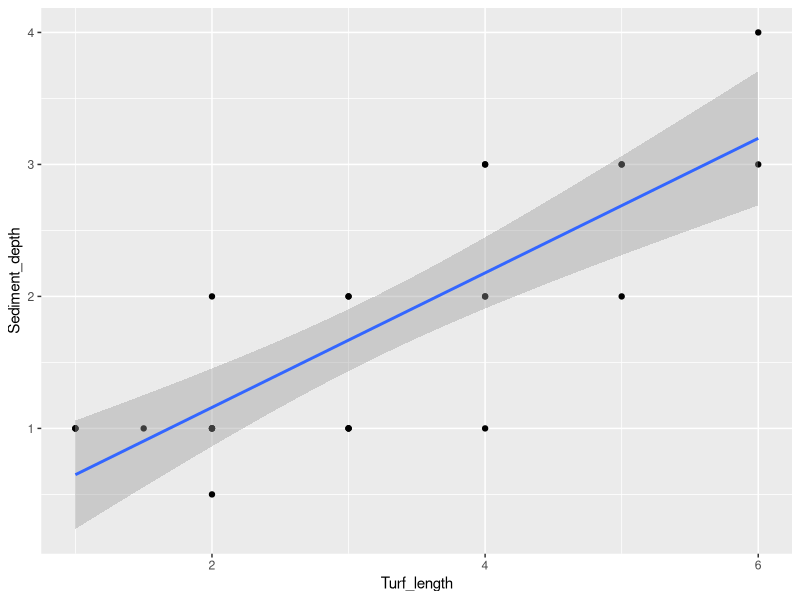
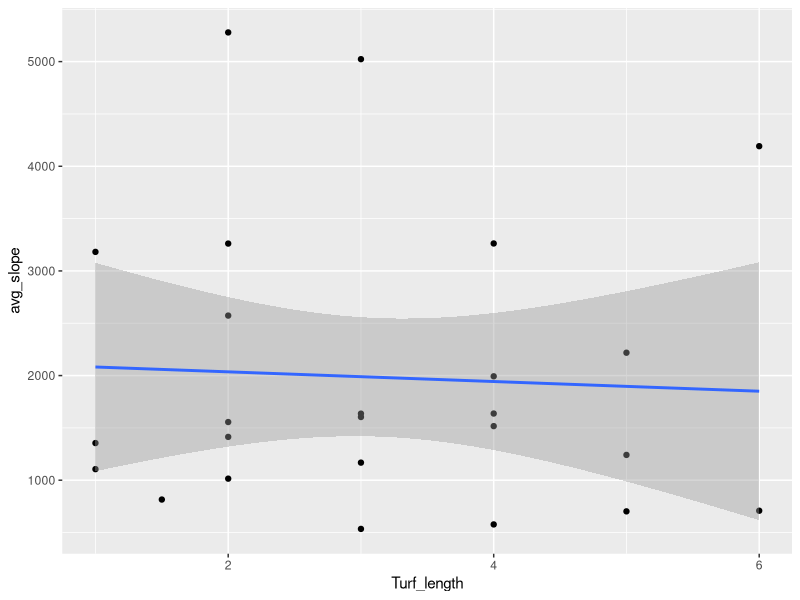
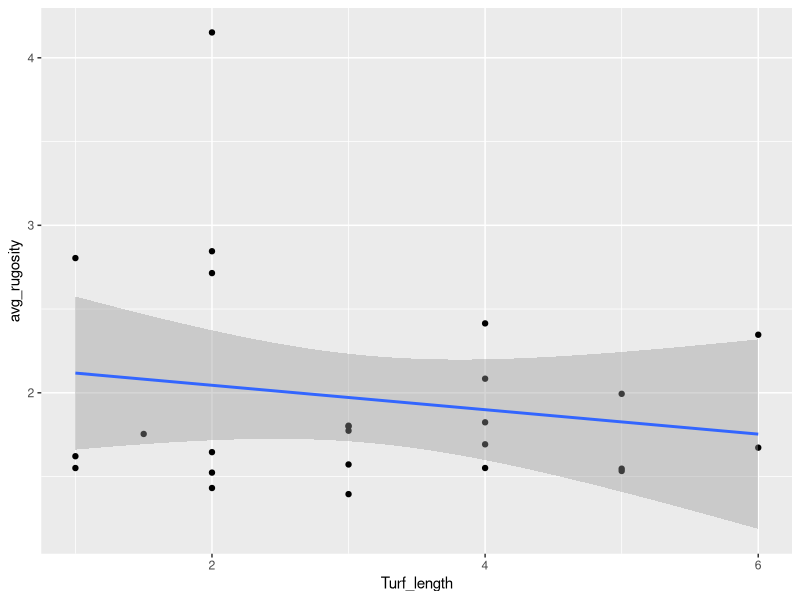
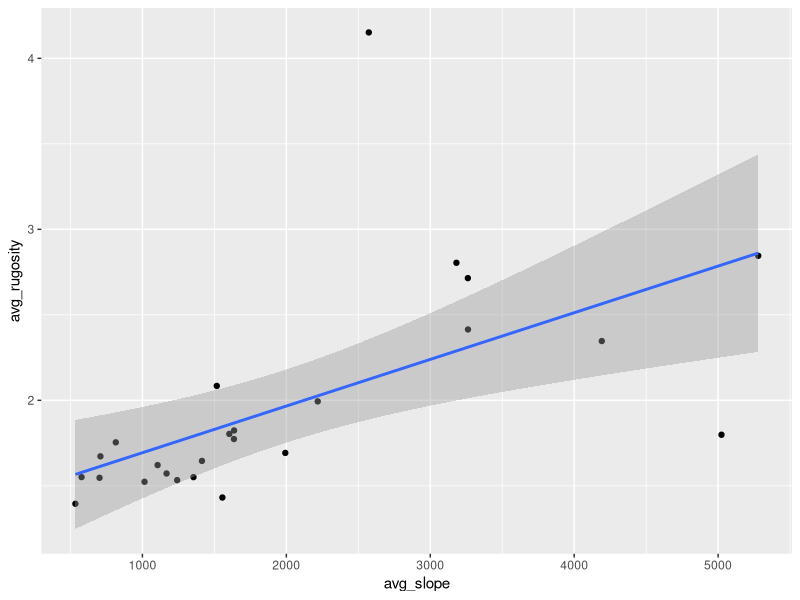
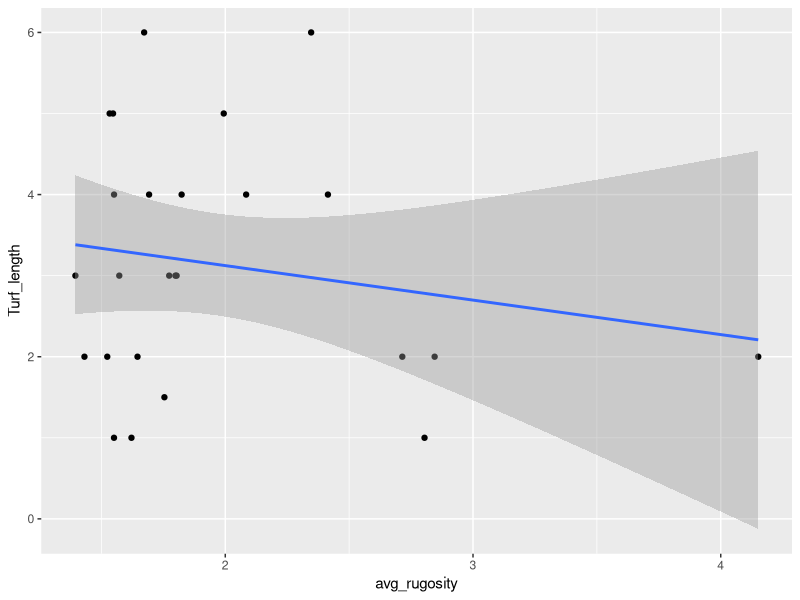
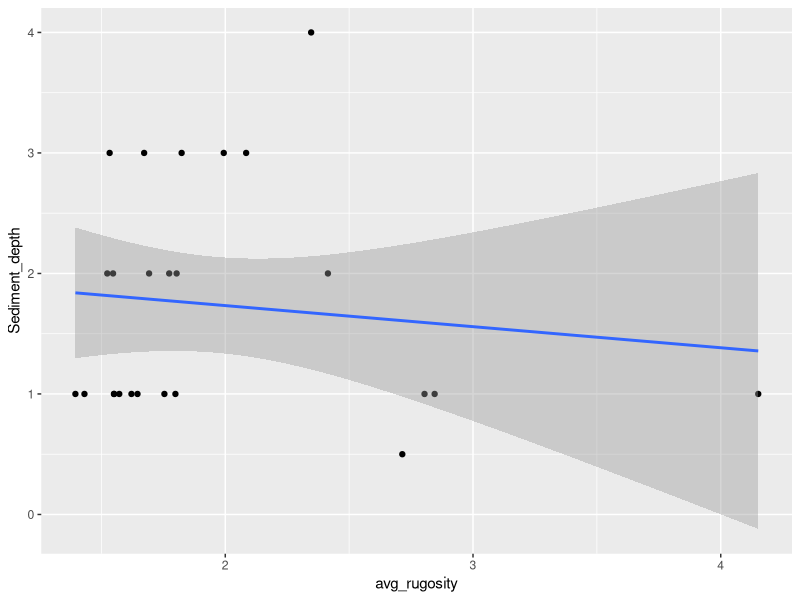
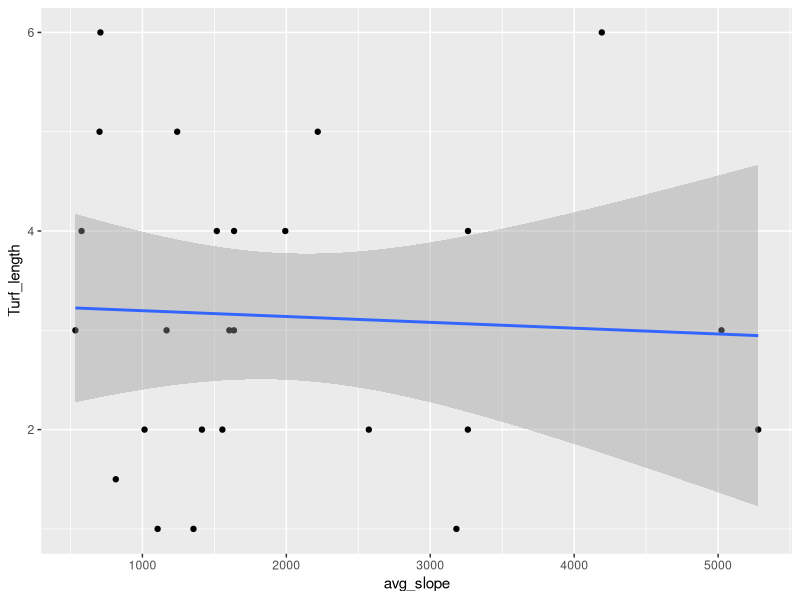
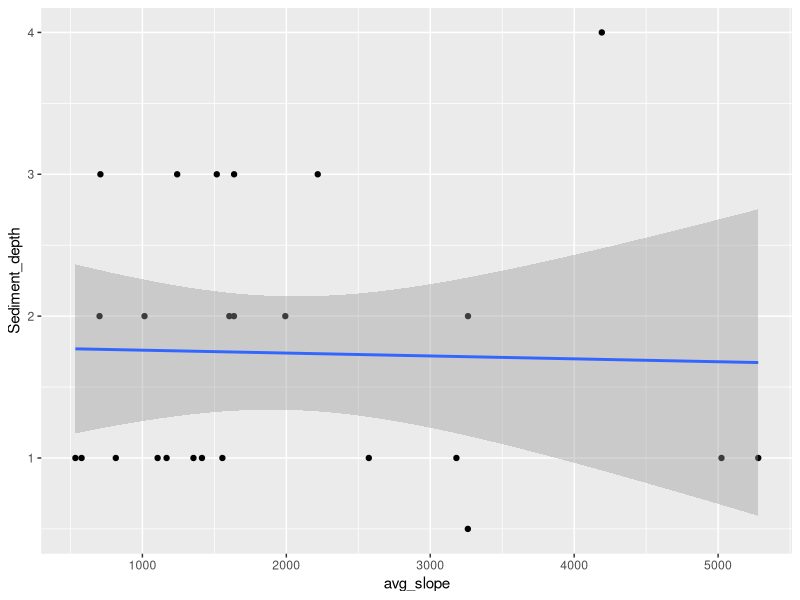

The R script that drew these images, in order:
# LSAT data visualization 
# Hannah-Marie Lamle
# 5/21/24

library(tidyverse)
library(ggplot2)
library(readxl)

Comparison_metrics_South_Canyon <- read_excel("Comparison_metrics_South_Canyon.xlsx") #load excel file into R

ggplot(Comparison_metrics_South_Canyon, aes(Turf_length, Sediment_depth))+      # modeling sediment depth (y) as 
  geom_point()+                                                                 # function of turf length (x)
  geom_smooth(method = "lm", formula = y ~ x)
model <- lm(Sediment_depth ~ Turf_length, data = Comparison_metrics_South_Canyon)
summary(model)

ggplot(Comparison_metrics_South_Canyon, aes(Turf_length, avg_slope))+           # modelling slope (y) as a function
  geom_point()+                                                                 # of turf legnth (x)
  geom_smooth(method = "lm", formula = y ~ x)
model <- lm(avg_slope ~ Turf_length, data = Comparison_metrics_South_Canyon)
summary(model)

ggplot(Comparison_metrics_South_Canyon, aes(Turf_length, avg_rugosity))+        # modelling rugosity (y) as function
  geom_point()+                                                                 # of turf length (x)
  geom_smooth(method = "lm", formula = y ~ x)
model <- lm(avg_rugosity ~ Turf_length, data = Comparison_metrics_South_Canyon)
summary(model)

ggplot(Comparison_metrics_South_Canyon, aes(avg_slope, avg_rugosity))+          # modelling rugosity (y) as function 
  geom_point()+                                                                 # of turf length (x)
  geom_smooth(method = "lm", formula = y ~ x)
model <- lm(avg_rugosity ~ avg_slope, data = Comparison_metrics_South_Canyon)
summary(model)

# From Rolo: we are trying to see if microstructure taken from Viscore/GIS can 
# reliably predict LSAT metrics (sediment depth, turf length). 

# Therefore, need to flip the x and y axes and model LSAT as a function of complexity

# Feedback from Rolo incorporated, here is how microstructure ranges are altering 
# turf depth and sediment depth: 

library(ggpubr)

ggplot(Comparison_metrics_South_Canyon, aes(avg_rugosity, Turf_length))+         # Modelling turf length (y) as function of 
  geom_point()+                                                                  # rugosity (x)
  geom_smooth(method = "lm", formula = y ~ x)
model <- lm(Turf_length ~ avg_rugosity, data = Comparison_metrics_South_Canyon)
summary(model)



ggplot(Comparison_metrics_South_Canyon, aes(avg_rugosity, Sediment_depth))+     # modelling sediment depth (y) as function
  geom_point()+                                                                 # of rugosity (x)
  geom_smooth(method = "lm", formula = y ~ x)
model <- lm(Sediment_depth ~ avg_rugosity, data = Comparison_metrics_South_Canyon)
summary(model)



ggplot(Comparison_metrics_South_Canyon, aes(avg_slope, Turf_length))+           # modelling turf length (y) as function 
  geom_point()+                                                                 # of slope
  geom_smooth(method = "lm", formula = y ~ x)
model <- lm(Turf_length ~ avg_slope, data = Comparison_metrics_South_Canyon)
summary(model)



ggplot(Comparison_metrics_South_Canyon, aes(avg_slope, Sediment_depth))+        # modelling sediment depth (y) as function
  geom_point()+                                                                 # of slope (x)
  geom_smooth(method = "lm", formula = y ~ x)
model <- lm(Sediment_depth ~ avg_slope, data = Comparison_metrics_South_Canyon)
summary(model)


# Okay, good... but relationships aren't super strong. What about if we play around 
# with the scale matchups? Increase the box in Viscore/GIS and how does that effect 
# relationship with LSAT? By incorporating larger spatial scale, are we able to 
# better predict LSAT metrics? 


rugo_100cm <- read_excel("100cm_quadrat_metrics.xlsx")

ggplot(rugo_100cm, aes(Avg_Slope, Turf_length))+
  geom_point()+
  geom_smooth(method = "lm", formula = y ~ x)
model <- lm(Turf_length ~ Avg_Slope, data = rugo_100cm)
summary(model)
